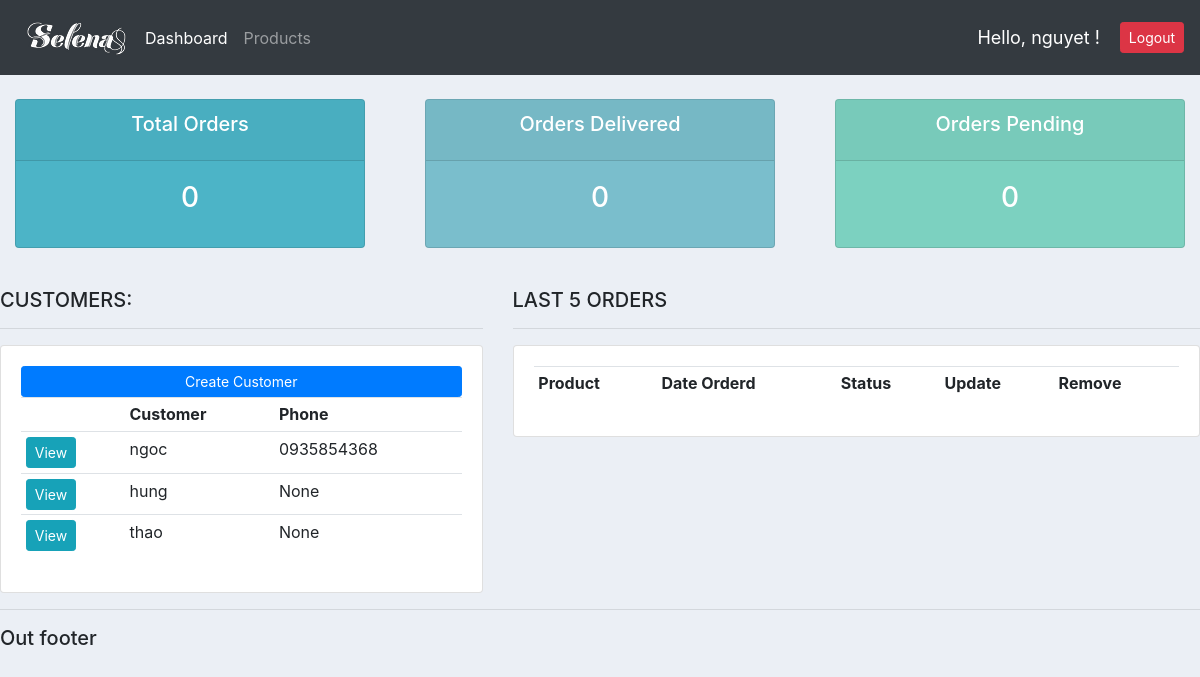
The app's page / (signed in), older data.
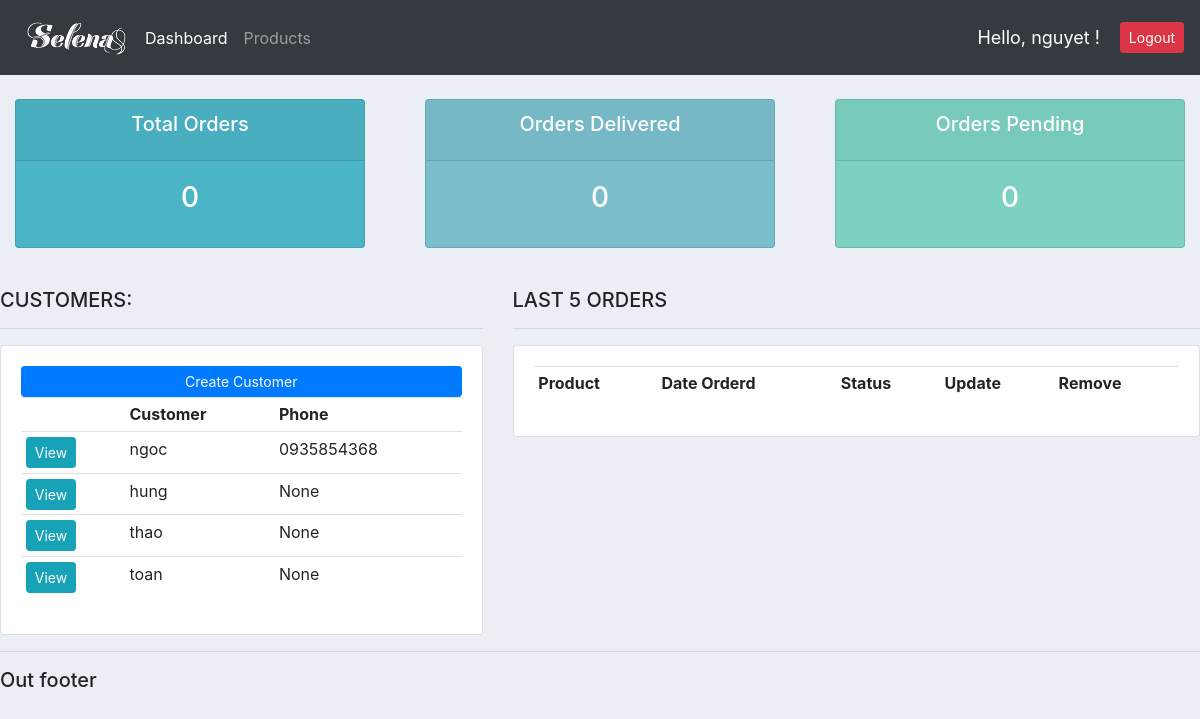
The same page, newer data.
### accounts/models.py (models this page shows, shortened)
class Customer(models.Model):
    user = models.OneToOneField(User, null=True, on_delete=models.CASCADE)
    name = models.CharField(max_length=200, null=True)
    phone = models.CharField(max_length=200, null=True)
    email = models.CharField(max_length=200, null=True)
    profile_pic = models.ImageField(default="default_profile.png", null=True, blank=True)
    date_created = models.DateTimeField(auto_now_add=True)

### accounts/decorators.py (the view)
    def wrapper_func(request, *args, **kwargs):
        group = None
        if request.user.groups.exists():
            group = request.user.groups.all()[0].name
        if group == 'customer':
            return redirect('user-page')
        if group == 'admin':
            return view_func(request, *args, **kwargs)

### accounts/views.py (called while the page is built)
@login_required(login_url='login')
@admin_only
def home(request):
    orders = Order.objects.all()
    customers = Customer.objects.all()
    total_customers = customers.count()
    total_orders = orders.count()
    delivered = orders.filter(status='Delivered').count()
    pending = orders.filter(status='Pending').count()
    context = {'orders':orders, 'customers':customers,
    'total_customers':total_customers, 'total_orders':total_orders,
    'delivered':delivered, 'pending':pending}
    return render(request, 'accounts/dashboard.html', context)

### accounts/templates/accounts/dashboard.html (shortened to what this page needs)
{% extends 'accounts/main.html' %}
{% block content %}
{% include 'accounts/status.html' %}
<br>
<div class="row">
	<div class="col-md-5">
		<h5>CUSTOMERS:</h5>
		<hr>
		<div class="card card-body">
			<a class="btn btn-primary  btn-sm btn-block" href="">Create Customer</a>
			<table class="table table-sm">
				<tr>
					<th></th>
					<th>Customer</th>
					<th>Phone</th>
				</tr>
				{% for customer in customers %}
					<tr>
						<td><a class="btn btn-sm btn-info" href="{% url 'customer' customer.id %}">View</a></td>
						<td>{{customer.name}}</td>
						<td>{{customer.phone}}</td>
				{% endfor %}
			</table>
		</div>
	</div>
	<div class="col-md-7">
		<h5>LAST 5 ORDERS</h5>
		<hr>
		<div class="card card-body">
			<table class="table table-sm">
				<tr>
					<th>Product</th>
					<th>Date Orderd</th>
					<th>Status</th>
					<th>Update</th>
					<th>Remove</th>
				</tr>
			</table>
		</div>
	</div>
</div>
{% endblock %}

Row changes from the older to the newer data that the page shows:
added Customer: name "toan", phone "None"
